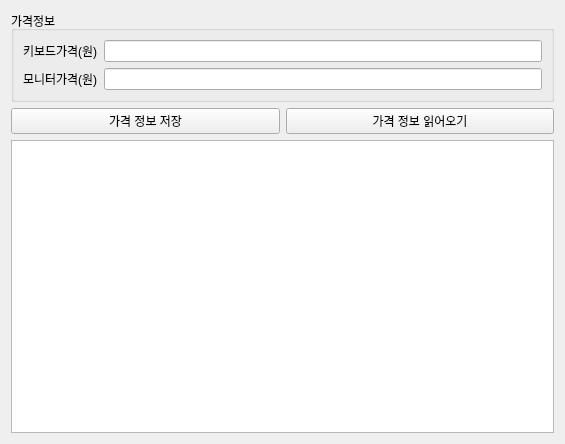
<?xml version="1.0" encoding="UTF-8"?>
<ui version="4.0">
 <class>Widget</class>
 <widget class="QWidget" name="Widget">
  <property name="geometry">
   <rect>
    <x>0</x>
    <y>0</y>
    <width>565</width>
    <height>444</height>
   </rect>
  </property>
  <property name="windowTitle">
   <string>Widget</string>
  </property>
  <layout class="QVBoxLayout" name="verticalLayout_2">
   <item>
    <widget class="QGroupBox" name="groupBox">
     <property name="title">
      <string>가격정보</string>
     </property>
     <layout class="QVBoxLayout" name="verticalLayout">
      <item>
       <layout class="QHBoxLayout" name="horizontalLayout">
        <item>
         <widget class="QLabel" name="label">
          <property name="text">
           <string>키보드가격(원)</string>
          </property>
         </widget>
        </item>
        <item>
         <widget class="QLineEdit" name="leKeyboard"/>
        </item>
       </layout>
      </item>
      <item>
       <layout class="QHBoxLayout" name="horizontalLayout_2">
        <item>
         <widget class="QLabel" name="label_2">
          <property name="text">
           <string>모니터가격(원)</string>
          </property>
         </widget>
        </item>
        <item>
         <widget class="QLineEdit" name="leMonitor"/>
        </item>
       </layout>
      </item>
     </layout>
    </widget>
   </item>
   <item>
    <layout class="QHBoxLayout" name="horizontalLayout_3">
     <item>
      <widget class="QPushButton" name="btnSave">
       <property name="text">
        <string>가격 정보 저장</string>
       </property>
      </widget>
     </item>
     <item>
      <widget class="QPushButton" name="btnRead">
       <property name="text">
        <string>가격 정보 읽어오기</string>
       </property>
      </widget>
     </item>
    </layout>
   </item>
   <item>
    <widget class="QTextEdit" name="textEdit"/>
   </item>
  </layout>
 </widget>
 <resources/>
 <connections/>
</ui>
